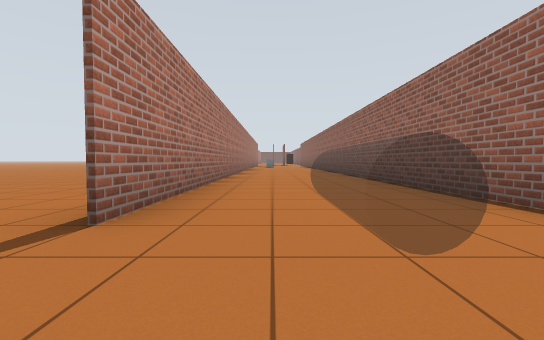
View 1 (above)

13 first-person views from a walk through a Gazebo world. The camera is 0.72 m above the floor, tilts 2° down and sees 90° across. The floor is counted in squares, 2 m on a side. Each view is taken from the middle of a square. On the plan, view 1 faces up. The plan holds only what a view shows up to about 9 squares ahead; the rest is blank. The robots in the file are not drawn.

View 2
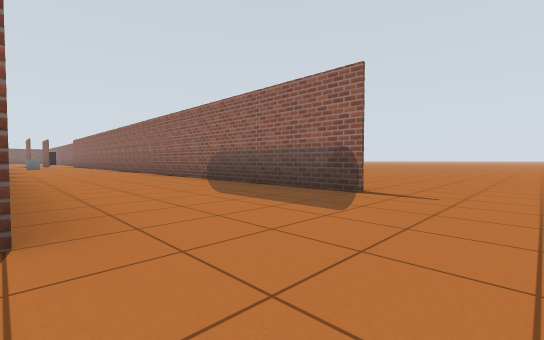

View 3
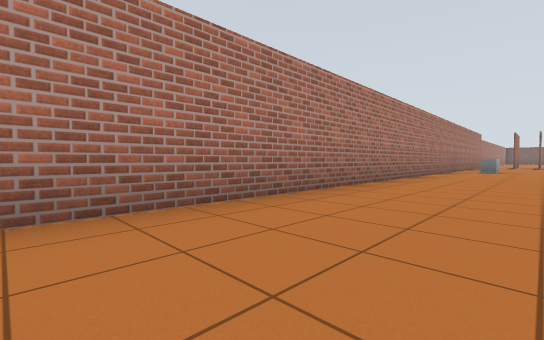

View 4
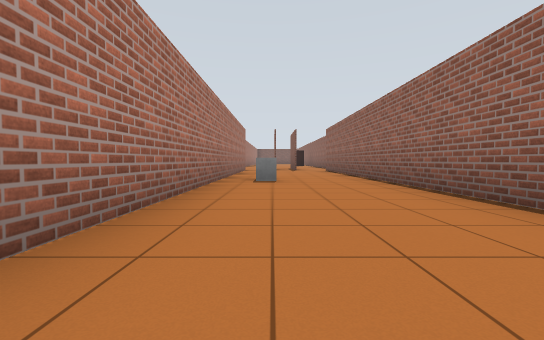

View 5
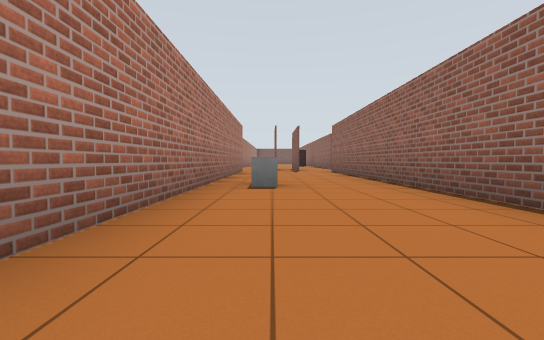

View 6
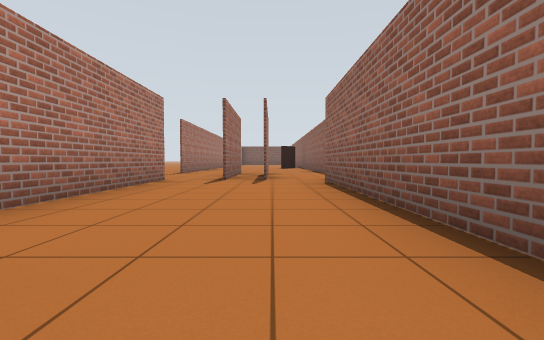

View 7
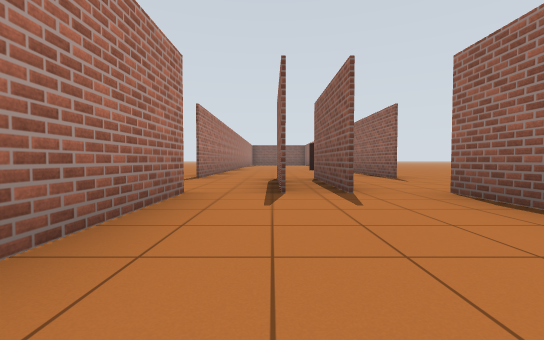

View 8
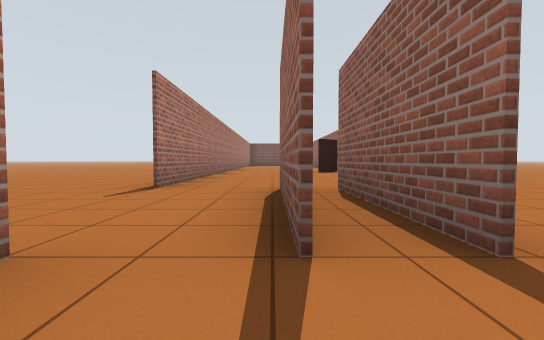

View 9
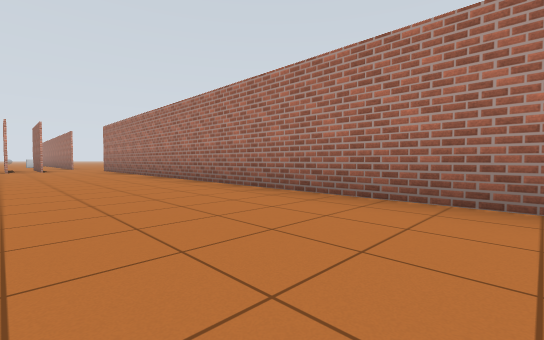

View 10
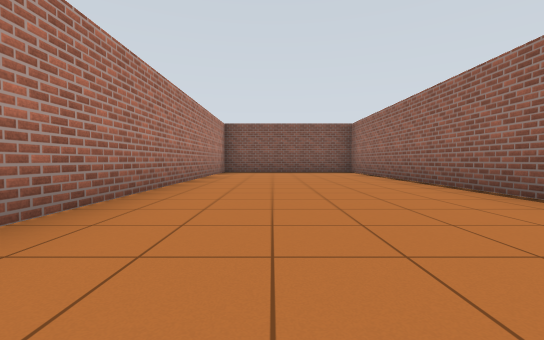

View 11
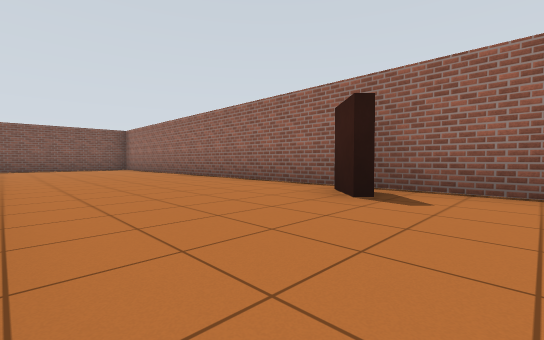

View 12
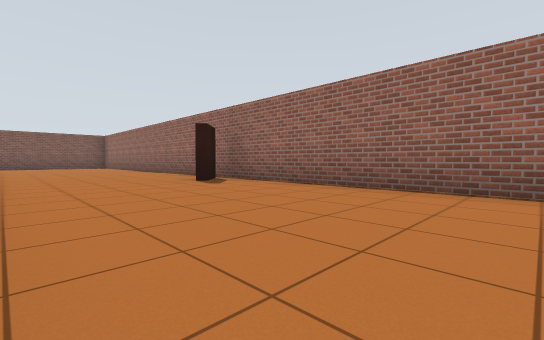

View 13
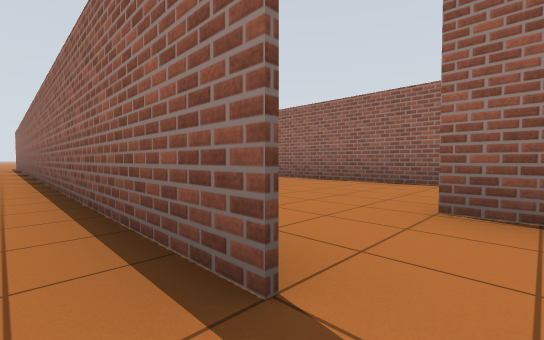

### Floor plan
Points are (right, up) in squares from view 1. A wall is a line through its corners. A room is listed if a view was taken in it or the views show most of it. See-through windows are left out.
Room 1 (views 1, 3, 4, 5, 6, 7, 8)
walls: (2, 1.4) (2, 19); (-1, 19) (-1, 1.5)
ways out: opening at (-1, 0.5) to room 2; opening at (2, 0.5)
objects: grey box (0, 14)
Room 2 (views 2, 13)
walls: (0.1, 19) (0.1, 21.5); (0.9, 19) (0.9, 21.5); (-1.5, 21.5) (-1.5, 33.2)
ways out: opening at (-1, 0.5) to room 1; opening at (-1, 21) to room 3
Room 3 (views 9, 10, 11, 12)
walls: (2.5, 27.4) (2.5, 36.5) (-1.5, 36.5) (-1.5, 21.5); (2.5, 21.5) (2.5, 25.5)
ways out: opening at (-1, 21) to room 2
objects: brown box (2, 26) to (2, 27)

Positions as (right, up) in squares from view 1, and headings:
1: (0, 0), facing up
2: (-1, 0), facing up-right
3: (1, 4), facing up-left
4: (0, 9), facing up
5: (0, 10), facing up
6: (1, 14), facing up
7: (0, 16), facing up
8: (0, 18), facing up
9: (1, 32), facing down-left
10: (0, 28), facing up
11: (-1, 25), facing up-right
12: (-1, 22), facing up-right
13: (-2, 21), facing up-right
